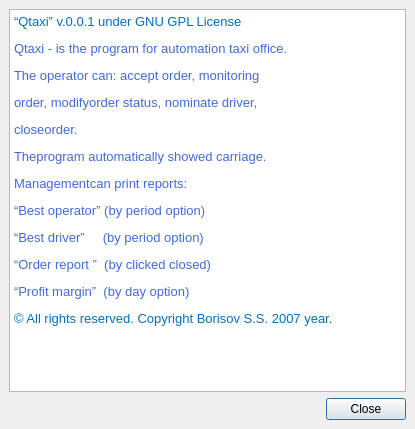
<ui version="4.0" >
 <class>AboutDialog</class>
 <widget class="QDialog" name="AboutDialog" >
  <property name="geometry" >
   <rect>
    <x>0</x>
    <y>0</y>
    <width>415</width>
    <height>429</height>
   </rect>
  </property>
  <property name="minimumSize" >
   <size>
    <width>0</width>
    <height>0</height>
   </size>
  </property>
  <property name="windowTitle" >
   <string>About Qtaxi...</string>
  </property>
  <property name="autoFillBackground" >
   <bool>true</bool>
  </property>
  <layout class="QGridLayout" >
   <property name="leftMargin" >
    <number>9</number>
   </property>
   <property name="topMargin" >
    <number>9</number>
   </property>
   <property name="rightMargin" >
    <number>9</number>
   </property>
   <property name="bottomMargin" >
    <number>9</number>
   </property>
   <property name="horizontalSpacing" >
    <number>6</number>
   </property>
   <property name="verticalSpacing" >
    <number>6</number>
   </property>
   <item row="0" column="0" >
    <layout class="QVBoxLayout" >
     <property name="spacing" >
      <number>6</number>
     </property>
     <property name="leftMargin" >
      <number>0</number>
     </property>
     <property name="topMargin" >
      <number>0</number>
     </property>
     <property name="rightMargin" >
      <number>0</number>
     </property>
     <property name="bottomMargin" >
      <number>0</number>
     </property>
     <item>
      <widget class="QTextBrowser" name="textBrowser" >
       <property name="html" >
        <string>&lt;html>&lt;head>&lt;meta name="qrichtext" content="1" />&lt;style type="text/css">
p, li { white-space: pre-wrap; }
&lt;/style>&lt;/head>&lt;body style=" font-family:'MS Shell Dlg 2'; font-size:8.25pt; font-weight:400; font-style:normal;">
&lt;p style=" margin-top:12px; margin-bottom:0px; margin-left:0px; margin-right:0px; -qt-block-indent:0; text-indent:0px; font-size:8pt;">&lt;span style=" font-family:'Tahoma'; font-size:10pt; color:#0070c0;">“Qtaxi” v.0.0.1 under GNU GPL License&lt;/span>&lt;/p>
&lt;p style=" margin-top:12px; margin-bottom:12px; margin-left:0px; margin-right:0px; -qt-block-indent:0; text-indent:0px; font-size:8pt;">&lt;span style=" font-family:'Tahoma'; font-size:10pt; color:#4169e1;">Qtaxi - is the program for automation taxi office. &lt;/span>&lt;/p>
&lt;p style=" margin-top:12px; margin-bottom:12px; margin-left:0px; margin-right:0px; -qt-block-indent:0; text-indent:0px; font-size:8pt; color:#4169e1;">&lt;span style=" font-family:'Tahoma'; font-size:10pt;">The operator can: accept order, monitoring &lt;/span>&lt;/p>
&lt;p style=" margin-top:12px; margin-bottom:12px; margin-left:0px; margin-right:0px; -qt-block-indent:0; text-indent:0px; font-size:8pt; color:#4169e1;">&lt;span style=" font-family:'Tahoma'; font-size:10pt;">order, modifyorder status, nominate driver,  &lt;/span>&lt;/p>
&lt;p style=" margin-top:12px; margin-bottom:12px; margin-left:0px; margin-right:0px; -qt-block-indent:0; text-indent:0px; font-size:8pt; color:#4169e1;">&lt;span style=" font-family:'Tahoma'; font-size:10pt;">closeorder.&lt;/span>&lt;/p>
&lt;p style=" margin-top:12px; margin-bottom:12px; margin-left:0px; margin-right:0px; -qt-block-indent:0; text-indent:0px; font-size:8pt; color:#4169e1;">&lt;span style=" font-family:'Tahoma'; font-size:10pt;">Theprogram automatically showed carriage.&lt;/span>&lt;/p>
&lt;p style=" margin-top:12px; margin-bottom:12px; margin-left:0px; margin-right:0px; -qt-block-indent:0; text-indent:0px; font-size:8pt; color:#4169e1;">&lt;span style=" font-family:'Tahoma'; font-size:10pt;">Managementcan print reports:&lt;/span>&lt;/p>
&lt;p style=" margin-top:12px; margin-bottom:12px; margin-left:0px; margin-right:0px; -qt-block-indent:0; text-indent:0px; font-size:8pt; color:#4169e1;">&lt;span style=" font-family:'Tahoma'; font-size:10pt;">“Best operator” (by period option)&lt;/span>&lt;/p>
&lt;p style=" margin-top:12px; margin-bottom:12px; margin-left:0px; margin-right:0px; -qt-block-indent:0; text-indent:0px; font-size:8pt; color:#4169e1;">&lt;span style=" font-family:'Tahoma'; font-size:10pt;">“Best driver”     (by period option)&lt;/span>&lt;/p>
&lt;p style=" margin-top:12px; margin-bottom:12px; margin-left:0px; margin-right:0px; -qt-block-indent:0; text-indent:0px; font-size:8pt; color:#4169e1;">&lt;span style=" font-family:'Tahoma'; font-size:10pt;">“Order report ”  (by clicked closed)&lt;/span>&lt;/p>
&lt;p style=" margin-top:12px; margin-bottom:12px; margin-left:0px; margin-right:0px; -qt-block-indent:0; text-indent:0px; font-size:8pt; color:#4169e1;">&lt;span style=" font-family:'Tahoma'; font-size:10pt;">“Profit margin”  (by day option)&lt;/span>&lt;/p>
&lt;p style=" margin-top:12px; margin-bottom:12px; margin-left:0px; margin-right:0px; -qt-block-indent:0; text-indent:0px; font-size:8pt;">&lt;span style=" font-family:'Tahoma'; font-size:10pt; color:#0070c0;">© All rights reserved. Copyright Borisov S.S. 2007 year.&lt;/span>&lt;/p>&lt;/body>&lt;/html></string>
       </property>
      </widget>
     </item>
     <item>
      <layout class="QHBoxLayout" >
       <property name="spacing" >
        <number>6</number>
       </property>
       <property name="leftMargin" >
        <number>0</number>
       </property>
       <property name="topMargin" >
        <number>0</number>
       </property>
       <property name="rightMargin" >
        <number>0</number>
       </property>
       <property name="bottomMargin" >
        <number>0</number>
       </property>
       <item>
        <spacer>
         <property name="orientation" >
          <enum>Qt::Horizontal</enum>
         </property>
         <property name="sizeHint" >
          <size>
           <width>40</width>
           <height>20</height>
          </size>
         </property>
        </spacer>
       </item>
       <item>
        <widget class="QPushButton" name="pushButton" >
         <property name="text" >
          <string>Close</string>
         </property>
        </widget>
       </item>
      </layout>
     </item>
    </layout>
   </item>
  </layout>
 </widget>
 <resources>
  <include location="../icons/resources.qrc" />
 </resources>
 <connections>
  <connection>
   <sender>pushButton</sender>
   <signal>clicked()</signal>
   <receiver>AboutDialog</receiver>
   <slot>reject()</slot>
   <hints>
    <hint type="sourcelabel" >
     <x>382</x>
     <y>261</y>
    </hint>
    <hint type="destinationlabel" >
     <x>339</x>
     <y>263</y>
    </hint>
   </hints>
  </connection>
 </connections>
</ui>
